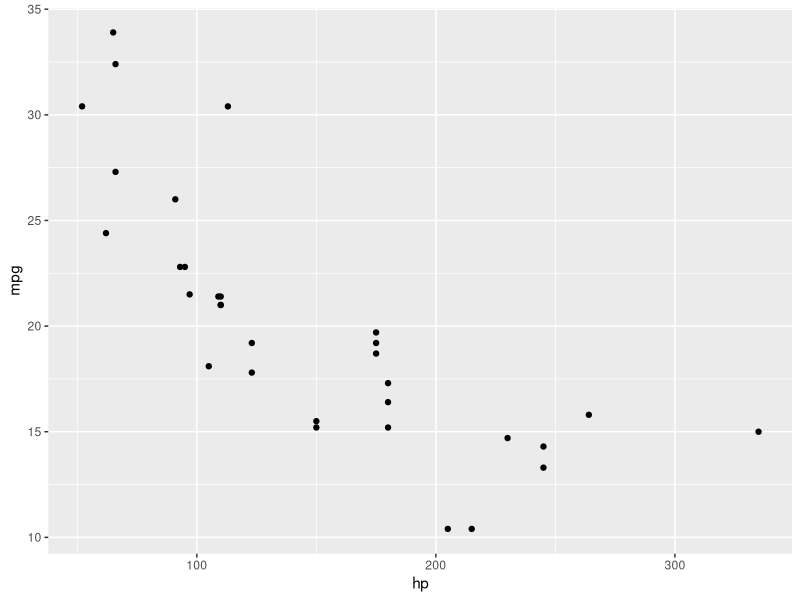
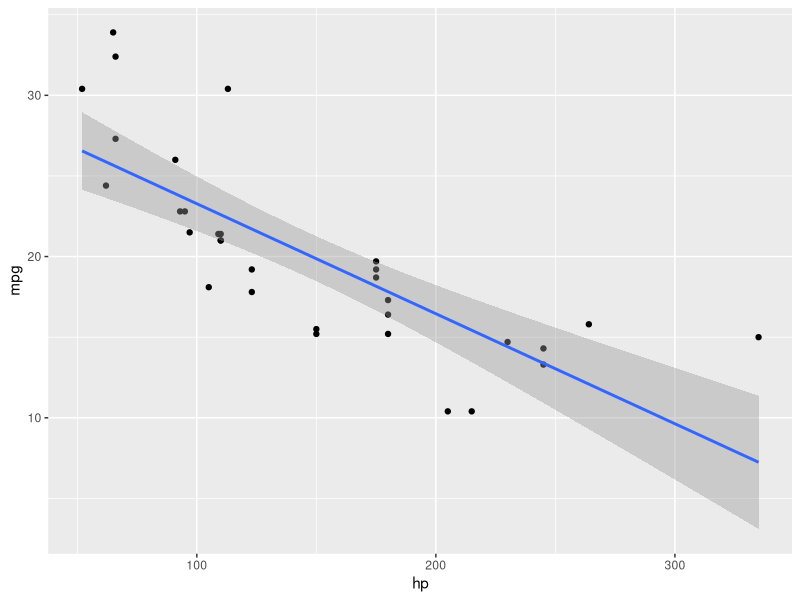
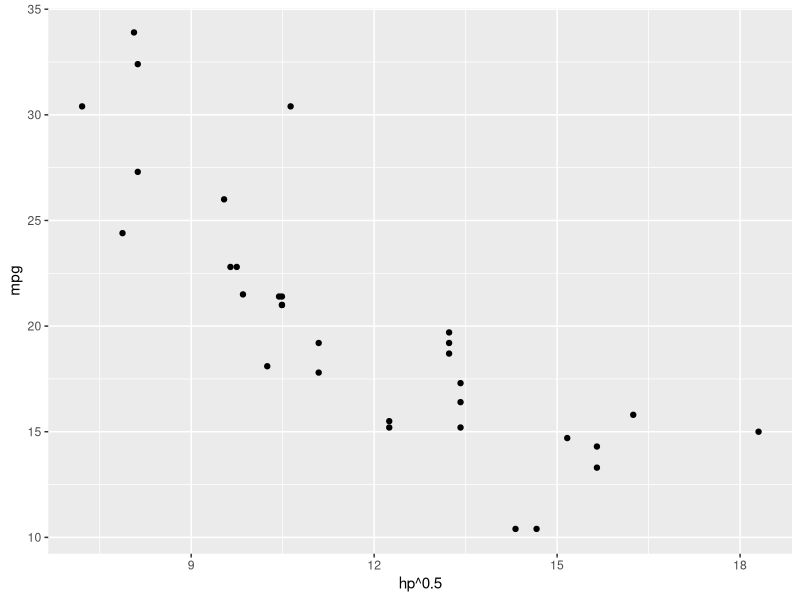
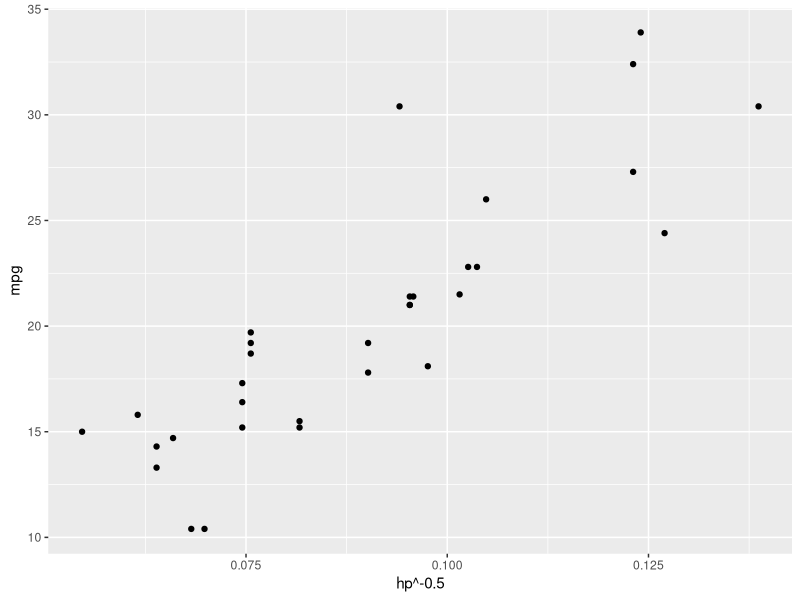
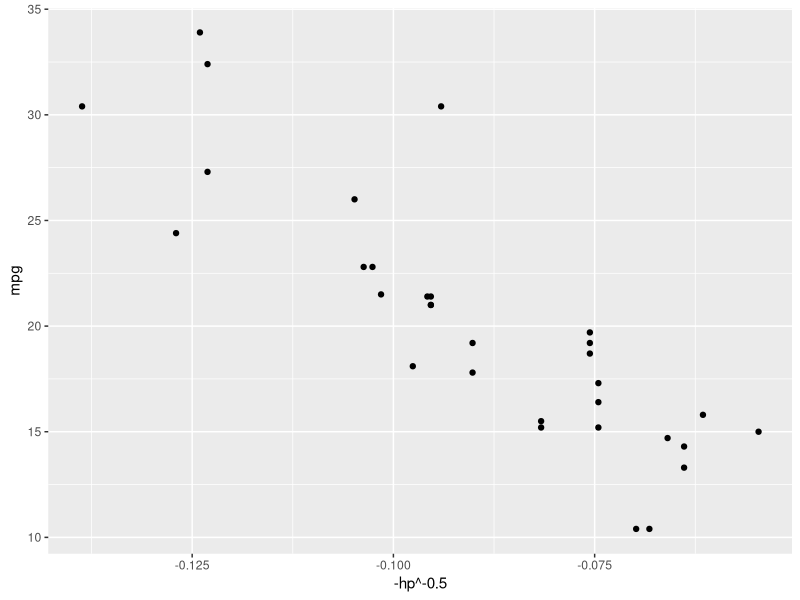

The R script that drew these images, in order:
## ---- chunk 1
library(tidyverse)
data(mtcars)
ggplot(mtcars, aes(hp, mpg)) + geom_point()
## ---- chunk 2
ggplot(mtcars, aes(hp, mpg)) + geom_point() + geom_smooth(method = "lm")
## ---- chunk 3
ggplot(mtcars, aes(hp^0.5, mpg)) + geom_point()
ggplot(mtcars, aes(hp^-0.5, mpg)) + geom_point()
ggplot(mtcars, aes(-hp^-0.5, mpg)) + geom_point()
